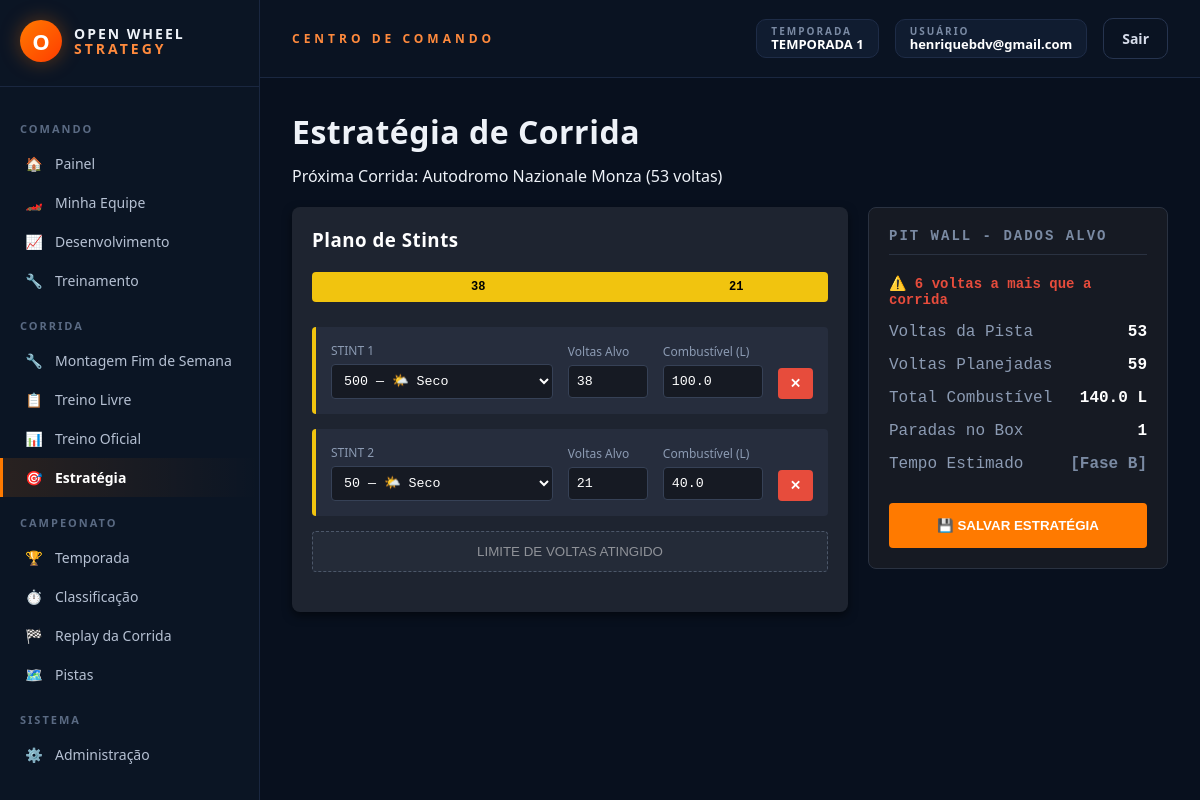
/estrategia-corrida (signed in), run on the app's committed database.
### models_temporada.py (models this page shows, shortened)
class Temporada(db.Model):
    __tablename__ = "temporadas"
    id = db.Column(db.Integer, primary_key=True)
    nome = db.Column(db.String(120), nullable=False)
    ativa = db.Column(db.Boolean, default=False, nullable=False)
    data_criacao = db.Column(db.DateTime, default=datetime.utcnow)
    corridas_agendadas = db.relationship(
        "CorridaAgendada", backref="temporada",
        cascade="all, delete-orphan",
        order_by="CorridaAgendada.ordem",
    )
    @classmethod
    def ativa_atual(cls):
        try:
            return cls.query.filter_by(ativa=True).first()
        except (OperationalError, ProgrammingError, NoSuchTableError):
            return None
    def proxima_corrida(self):
        return next((c for c in self.corridas_agendadas if not c.executada), None)

class CorridaAgendada(db.Model):
    __tablename__ = "corridas_agendadas"
    id = db.Column(db.Integer, primary_key=True)
    temporada_id = db.Column(db.Integer, db.ForeignKey("temporadas.id"), nullable=False)
    pista_real_id = db.Column(db.Integer, nullable=False)
    pista_nome = db.Column(db.String(120))
    ordem = db.Column(db.Integer, nullable=False)
    executada = db.Column(db.Boolean, default=False, nullable=False)
    data_execucao = db.Column(db.DateTime)
    resultado_json = db.Column(db.Text, default="[]")

### models.py (models this page shows, shortened)
class Usuario(db.Model):
    __tablename__ = "usuarios"
    id = db.Column(db.Integer, primary_key=True)
    email = db.Column(db.String(150), unique=True, nullable=False)
    senha_hash = db.Column(db.String(255), nullable=True)
    google_id = db.Column(db.String(255), unique=True, nullable=True)
    eh_admin = db.Column(db.Boolean, default=False)
    criado_em = db.Column(db.DateTime, default=datetime.utcnow)
    grupo = db.Column(db.String(50), nullable=True)
    classe = db.Column(db.String(50), nullable=True)
    nick = db.Column(db.String(50), nullable=True)
    equipe = db.relationship("CarroJogador", backref="usuario", uselist=False)

class EstrategiaStint(db.Model):
    __tablename__ = "estrategia_stint"
    id = db.Column(db.Integer, primary_key=True)
    equipe_id = db.Column(db.Integer, db.ForeignKey("carros_jogadores.id"), nullable=False)
    ordem = db.Column(db.Integer, nullable=False)
    modelo_pneu = db.Column(db.Integer, nullable=False)
    voltas = db.Column(db.Integer, nullable=False)
    combustivel_litros = db.Column(db.Float, nullable=False)
    equipe = db.relationship(
        "CarroJogador",
        backref=db.backref("stints", cascade="all, delete-orphan", lazy=True, order_by="EstrategiaStint.ordem"),
    )

### rotas/corrida.py (the view, shortened to what this page needs)
    @app.route("/estrategia-corrida", methods=["GET", "POST"])
    @login_requerido
    def estrategia_corrida_view():
        usuario = Usuario.query.get(session["usuario_id"])
        if not usuario.equipe:
            return redirect(url_for("minha_equipe"))
        equipe = usuario.equipe
        pneu_contratado = FornecedorPneu.query.get(equipe.pneu_fornecedor_id)
        combustivel_contratado = FornecedorCombustivel.query.get(equipe.combustivel_fornecedor_id)
        temporada = Temporada.ativa_atual()
        proxima_corrida = temporada.proxima_corrida() if temporada else None
        pista = None
        voltas_pista = 0
        if proxima_corrida:
            criar_banco_pistas_reais()
            pista = obter_pista_real(proxima_corrida.pista_real_id)
            if pista:
                voltas_pista, _ = calcular_numero_voltas(pista["extensao_km"])
        stints = EstrategiaStint.query.filter_by(equipe_id=equipe.id).order_by(EstrategiaStint.ordem).all()
        if not stints:
            stints = [{"ordem": 1, "modelo_pneu": 100, "voltas": 20, "combustivel_litros": 60.0}]
        return render_template(
            "estrategia_corrida.html",
            equipe=equipe,
            pneu_contratado=pneu_contratado,
            combustivel_contratado=combustivel_contratado,
            modelos_disponiveis=modelos_componente.MODELOS,
            stints=stints,
            pista=pista,
            voltas_pista=voltas_pista
        )

### templates/estrategia_corrida.html (shortened to what this page needs)
{% extends "base.html" %}
{% block content %}
<div class="d-flex justify-content-between align-items-center mb-3">
    <h1 class="h3">Estratégia de Corrida</h1>
    {% if pista %}
    <span class="badge bg-secondary">Próxima Corrida: {{ pista.nome }} ({{ voltas_pista }} voltas)</span>
    {% endif %}
</div>
<form method="POST" action="{{ url_for('estrategia_corrida_view') }}" id="strategyForm">
    <div class="pit-wall-container">
        <div class="strategy-editor">
            <h3 style="color:#fff; margin-bottom: 20px;">Plano de Stints</h3>
            <div class="timeline-bar" id="timelineBar"></div>
            <div id="stintsContainer">
                {% for stint in stints %}
                <div class="stint-card stint-row" data-ordem="{{ loop.index }}">
                    <div style="flex:1;">
                        <span style="color:#8c9bb3; font-size:12px; display:block; margin-bottom:5px;">STINT <span class="stint-number">{{ loop.index }}</span></span>
                        <select name="modelo_pneu[]" class="pneu-select" onchange="updateUI()" style="width:100%;">
                            {% for m in modelos_disponiveis %}
                            <option value="{{ m }}" {% if stint.modelo_pneu == m %}selected{% endif %}>
                                {{ m }} — {% if m <= 500 %}🌤️ Seco{% elif m <= 700 %}🌧️ Molhada{% else %}⛈️ Encharcada{% endif %}
                            </option>
                            {% endfor %}
                        </select>
                    </div>
                    <div>
                        <span style="color:#8c9bb3; font-size:12px; display:block; margin-bottom:5px;">Voltas Alvo</span>
                        <input type="number" name="voltas[]" value="{{ stint.voltas }}" min="1" max="100" class="input-voltas" onchange="updateUI()" style="width:80px;">
                    </div>
                    <div>
                        <span style="color:#8c9bb3; font-size:12px; display:block; margin-bottom:5px;">Combustível (L)</span>
                        <input type="number" name="combustivel_litros[]" value="{{ stint.combustivel_litros }}" min="1" max="150" step="0.5" class="input-combustivel" onchange="updateUI()" style="width:100px;">
                    </div>
                    <div style="align-self: flex-end;">
                        <button type="button" class="btn-remover-stint" onclick="removeStint(this)">✕</button>
                    </div>
                </div>
                {% endfor %}
            </div>
            <button type="button" class="btn-add-stint" onclick="addStint()">+ ADICIONAR STINT / PIT STOP</button>
        </div>
        <div class="pit-wall-summary">
            <h3>PIT WALL - DADOS ALVO</h3>
            <div id="lapValidationMsg" style="font-weight: bold; margin-bottom: 15px; font-size: 14px;"></div>
            <div class="summary-item">
                <span>Voltas da Pista</span>
                <strong id="sumPistaVoltas">{{ voltas_pista if voltas_pista else '-' }}</strong>
            </div>
            <div class="summary-item">
                <span>Voltas Planejadas</span>
                <strong id="sumVoltasPlanejadas">0</strong>
            </div>
            <div class="summary-item">
                <span>Total Combustível</span>
                <strong id="sumCombustivel">0 L</strong>
            </div>
            <div class="summary-item">
                <span>Paradas no Box</span>
                <strong id="sumParadas">0</strong>
            </div>
            <div class="summary-item">
                <span>Tempo Estimado</span>
                <strong style="color:#7a8aa3;">[Fase B]</strong>
            </div>
            <button type="submit" class="btn-save-strategy">💾 Salvar Estratégia</button>
        </div>
    </div>
</form>
{% endblock %}

### templates/base.html (shortened to what this page needs)
<!DOCTYPE html>
<html lang="pt-br">
<head>
    <link href="{{ url_for('static', filename='css/tema.css') }}" rel="stylesheet">
</head>
<body>
{% if usuario_logado %}
<div class="ows-shell">
    <aside class="ows-sidebar">
        <div class="ows-logo">
            <div class="ows-logo-mark">O</div>
            <div class="ows-logo-text">OPEN WHEEL<br><span>STRATEGY</span></div>
        </div>
        <div class="ows-menu-section">COMANDO</div>
        <a href="{{ url_for('home') }}" class="ows-menu-link {% if request.endpoint == 'home' %}active{% endif %}"><span class="ows-icon">🏠</span> Painel</a>
        <a href="{{ url_for('minha_equipe') }}" class="ows-menu-link {% if request.endpoint == 'minha_equipe' %}active{% endif %}"><span class="ows-icon">🏎️</span> Minha Equipe</a>
        <a href="{{ url_for('desenvolvimento_view') }}" class="ows-menu-link {% if request.endpoint == 'desenvolvimento_view' %}active{% endif %}"><span class="ows-icon">📈</span> Desenvolvimento</a>
        <a href="{{ url_for('treinamento_view') }}" class="ows-menu-link {% if request.endpoint == 'treinamento_view' %}active{% endif %}"><span class="ows-icon">🔧</span> Treinamento</a>
        <div class="ows-menu-section">CORRIDA</div>
        <a href="{{ url_for('montagem_fim_de_semana') }}" class="ows-menu-link {% if request.endpoint == 'montagem_fim_de_semana' %}active{% endif %}"><span class="ows-icon">🔧</span> Montagem Fim de Semana</a>
        <a href="{{ url_for('treino_livre_view') }}" class="ows-menu-link {% if request.endpoint == 'treino_livre_view' %}active{% endif %}"><span class="ows-icon">📋</span> Treino Livre</a>
        <a href="{{ url_for('treino_oficial_view') }}" class="ows-menu-link {% if request.endpoint == 'treino_oficial_view' %}active{% endif %}"><span class="ows-icon">📊</span> Treino Oficial</a>
        <a href="{{ url_for('estrategia_corrida_view') }}" class="ows-menu-link {% if request.endpoint == 'estrategia_corrida_view' %}active{% endif %}"><span class="ows-icon">🎯</span> Estratégia</a>
        <div class="ows-menu-section">CAMPEONATO</div>
        <a href="{{ url_for('temporada_view') }}" class="ows-menu-link {% if request.endpoint == 'temporada_view' %}active{% endif %}"><span class="ows-icon">🏆</span> Temporada</a>
        <a href="{{ url_for('classificacao_view') }}" class="ows-menu-link {% if request.endpoint == 'classificacao_view' %}active{% endif %}"><span class="ows-icon">⏱️</span> Classificação</a>
        <a href="{{ url_for('corrida_view') }}" class="ows-menu-link {% if request.endpoint == 'corrida_view' %}active{% endif %}"><span class="ows-icon">🏁</span> Replay da Corrida</a>
        <a href="{{ url_for('pistas_reais_view') }}" class="ows-menu-link {% if request.endpoint == 'pistas_reais_view' %}active{% endif %}"><span class="ows-icon">🗺️</span> Pistas</a>
        {% if usuario_logado.eh_admin %}
        <div class="ows-menu-section">SISTEMA</div>
        <a href="{{ url_for('admin_dashboard') }}" class="ows-menu-link {% if request.endpoint == 'admin_dashboard' %}active{% endif %}"><span class="ows-icon">⚙️</span> Administração</a>
        {% endif %}
    </aside>
    <div class="ows-main">
        <header class="ows-topbar">
            <div class="ows-topbar-title">CENTRO DE COMANDO</div>
            <div class="ows-topbar-right">
                {% if temporada_ativa %}
                <div class="ows-badge">
                    <div class="ows-badge-label">TEMPORADA</div>
                    <div class="ows-badge-value">{{ temporada_ativa.nome }}</div>
                </div>
                {% endif %}
                <div class="ows-badge">
                    <div class="ows-badge-label">USUÁRIO</div>
                    <div class="ows-badge-value">{{ usuario_logado.email }}</div>
                </div>
                <a href="{{ url_for('logout') }}" class="ows-btn ows-btn-ghost">Sair</a>
            </div>
        </header>
        <div class="ows-content">
            {% block content %}{% endblock %}
        </div>
    </div>
</div>
{% endif %}
</body>
</html>

### data on the page
Temporada: nome "TEMPORADA 1"
Usuario: email "henriquebdv@gmail.com"
CorridaAgendada: nome "Autodromo Nazionale Monza"
EstrategiaStint: modelo_pneu "500 — 🌤️ Seco", voltas "38", combustivel_litros "100.0"
EstrategiaStint: modelo_pneu "50 — 🌤️ Seco", voltas "21", combustivel_litros "40.0"

### other printed values
{{ voltas_pista }} "53"
{{ voltas_pista if voltas_pista else '-' }} "53"
